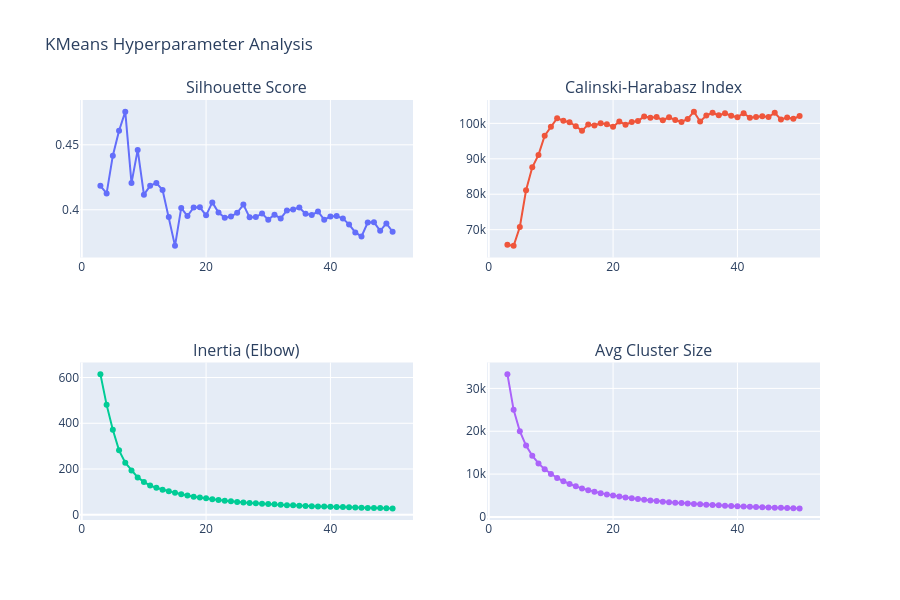

The code cell stored with this chart in its notebook:
### Code cell
# Visualize the four key metrics across the full k range
fig = create_cluster_metrics_plot(all_results)
fig.write_image("reports/figures/03_02_kmeans_metrics.png", width=1200, height=700, scale=2)
fig.show()

### Figure 1 — Plotly figure (JSON) as saved in the notebook; plotly's stock layout.template omitted (floating-point values rounded to 4 significant figures)
{"data": [{"mode": "lines+markers", "name": "Silhouette", "type": "scatter", "x": [3, 4, 5, 6, 7, 8, 9, 10, 11, 12, 13, 14, 15, 16, 17, 18, 19, 20, 21, 22, 23, 24, 25, 26, 27, 28, 29, 30, 31, 32, 33, 34, 35, 36, 37, 38, 39, 40, 41, 42, 43, 44, 45, 46, 47, 48, 49, 50], "xaxis": "x", "y": [0.4184, 0.4126, 0.4416, 0.4609, 0.4755, 0.4205, 0.4461, 0.4116, 0.4184, 0.4207, 0.4152, 0.3945, 0.3722, 0.4014, 0.3951, 0.4017, 0.4019, 0.3957, 0.4057, 0.3979, 0.3938, 0.3947, 0.3976, 0.404, 0.3942, 0.3944, 0.3971, 0.3924, 0.3961, 0.3933, 0.3995, 0.4002, 0.4017, 0.3969, 0.396, 0.3987, 0.3924, 0.3949, 0.3952, 0.3933, 0.3887, 0.3825, 0.3795, 0.3902, 0.3905, 0.3838, 0.3895, 0.3831], "yaxis": "y"}, {"mode": "lines+markers", "name": "CH Index", "type": "scatter", "x": [3, 4, 5, 6, 7, 8, 9, 10, 11, 12, 13, 14, 15, 16, 17, 18, 19, 20, 21, 22, 23, 24, 25, 26, 27, 28, 29, 30, 31, 32, 33, 34, 35, 36, 37, 38, 39, 40, 41, 42, 43, 44, 45, 46, 47, 48, 49, 50], "xaxis": "x2", "y": [65750.0, 65420.0, 70760.0, 81110.0, 87590.0, 91100.0, 96500.0, 99070.0, 101400.0, 100800.0, 100300.0, 99200.0, 97940.0, 99650.0, 99430.0, 100000.0, 99750.0, 99050.0, 100500.0, 99630.0, 100400.0, 100600.0, 102000.0, 101600.0, 101800.0, 100900.0, 101700.0, 100900.0, 100400.0, 101200.0, 103300.0, 100500.0, 102200.0, 103000.0, 102300.0, 102800.0, 102200.0, 101700.0, 102900.0, 101600.0, 101800.0, 102000.0, 101800.0, 103000.0, 101100.0, 101700.0, 101300.0, 102100.0], "yaxis": "y2"}, {"mode": "lines+markers", "name": "Inertia", "type": "scatter", "x": [3, 4, 5, 6, 7, 8, 9, 10, 11, 12, 13, 14, 15, 16, 17, 18, 19, 20, 21, 22, 23, 24, 25, 26, 27, 28, 29, 30, 31, 32, 33, 34, 35, 36, 37, 38, 39, 40, 41, 42, 43, 44, 45, 46, 47, 48, 49, 50], "xaxis": "x3", "y": [614.9, 480.4, 371.6, 281.6, 227.5, 193.0, 163.2, 143.5, 127.7, 117.8, 109.2, 102.4, 96.75, 89.24, 84.17, 79.05, 75.08, 71.81, 67.43, 64.92, 61.64, 58.94, 55.88, 53.92, 51.82, 50.4, 48.26, 47.01, 45.73, 43.94, 41.78, 41.64, 39.8, 38.4, 37.63, 36.44, 35.74, 34.98, 33.76, 33.36, 32.52, 31.72, 31.08, 30.06, 29.96, 29.17, 28.68, 27.89], "yaxis": "y3"}, {"mode": "lines+markers", "name": "Avg Size", "type": "scatter", "x": [3, 4, 5, 6, 7, 8, 9, 10, 11, 12, 13, 14, 15, 16, 17, 18, 19, 20, 21, 22, 23, 24, 25, 26, 27, 28, 29, 30, 31, 32, 33, 34, 35, 36, 37, 38, 39, 40, 41, 42, 43, 44, 45, 46, 47, 48, 49, 50], "xaxis": "x4", "y": [33330.0, 25000.0, 20000.0, 16670.0, 14290.0, 12500.0, 11110.0, 10000.0, 9091.0, 8333.0, 7692.0, 7143.0, 6667.0, 6250.0, 5882.0, 5556.0, 5263.0, 5000.0, 4762.0, 4545.0, 4348.0, 4167.0, 4000.0, 3846.0, 3704.0, 3571.0, 3448.0, 3333.0, 3226.0, 3125.0, 3030.0, 2941.0, 2857.0, 2778.0, 2703.0, 2632.0, 2564.0, 2500.0, 2439.0, 2381.0, 2326.0, 2273.0, 2222.0, 2174.0, 2128.0, 2083.0, 2041.0, 2000.0], "yaxis": "y4"}], "layout": {"annotations": [{"font": {"size": 16}, "showarrow": false, "text": "Silhouette Score", "x": 0.225, "xanchor": "center", "xref": "paper", "y": 1, "yanchor": "bottom", "yref": "paper"}, {"font": {"size": 16}, "showarrow": false, "text": "Calinski-Harabasz Index", "x": 0.775, "xanchor": "center", "xref": "paper", "y": 1, "yanchor": "bottom", "yref": "paper"}, {"font": {"size": 16}, "showarrow": false, "text": "Inertia (Elbow)", "x": 0.225, "xanchor": "center", "xref": "paper", "y": 0.375, "yanchor": "bottom", "yref": "paper"}, {"font": {"size": 16}, "showarrow": false, "text": "Avg Cluster Size", "x": 0.775, "xanchor": "center", "xref": "paper", "y": 0.375, "yanchor": "bottom", "yref": "paper"}], "height": 600, "showlegend": false, "title": {"text": "KMeans Hyperparameter Analysis"}, "xaxis": {"anchor": "y", "domain": [0, 0.45]}, "xaxis2": {"anchor": "y2", "domain": [0.55, 1]}, "xaxis3": {"anchor": "y3", "domain": [0, 0.45]}, "xaxis4": {"anchor": "y4", "domain": [0.55, 1]}, "yaxis": {"anchor": "x", "domain": [0.625, 1]}, "yaxis2": {"anchor": "x2", "domain": [0.625, 1]}, "yaxis3": {"anchor": "x3", "domain": [0, 0.375]}, "yaxis4": {"anchor": "x4", "domain": [0, 0.375]}}}
